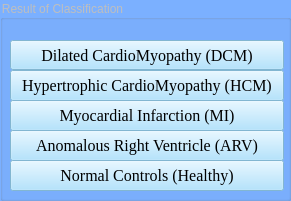
   <widget class="QGroupBox" name="result_box">
    <property name="enabled">
     <bool>false</bool>
    </property>
    <property name="geometry">
     <rect>
      <x>850</x>
      <y>10</y>
      <width>291</width>
      <height>201</height>
     </rect>
    </property>
    <property name="styleSheet">
     <string notr="true">background-color: rgb(123, 176, 255); font: 75 12pt &quot;Times New Roman&quot;; </string>
    </property>
    <property name="title">
     <string>Result of Classification</string>
    </property>
    <widget class="QToolButton" name="class_2">
     <property name="enabled">
      <bool>false</bool>
     </property>
     <property name="geometry">
      <rect>
       <x>10</x>
       <y>70</y>
       <width>274</width>
       <height>31</height>
      </rect>
     </property>
     <property name="font">
      <font>
       <family>Times New Roman</family>
       <pointsize>12</pointsize>
       <weight>9</weight>
       <italic>false</italic>
       <bold>false</bold>
      </font>
     </property>
     <property name="styleSheet">
      <string notr="true">font: 75 12pt &quot;Times New Roman&quot;;
color: rgb(0, 0, 0);
background-color: rgb(158, 221, 255);</string>
     </property>
     <property name="text">
      <string>Hypertrophic CardioMyopathy (HCM)</string>
     </property>
    </widget>
    <widget class="QToolButton" name="class_3">
     <property name="enabled">
      <bool>false</bool>
     </property>
     <property name="geometry">
      <rect>
       <x>10</x>
       <y>100</y>
       <width>274</width>
       <height>31</height>
      </rect>
     </property>
     <property name="font">
      <font>
       <family>Times New Roman</family>
       <pointsize>12</pointsize>
       <weight>9</weight>
       <italic>false</italic>
       <bold>false</bold>
      </font>
     </property>
     <property name="styleSheet">
      <string notr="true">font: 75 12pt &quot;Times New Roman&quot;;
color: rgb(0, 0, 0);
background-color: rgb(158, 221, 255);</string>
     </property>
     <property name="text">
      <string>Myocardial Infarction (MI)</string>
     </property>
    </widget>
    <widget class="QToolButton" name="class_4">
     <property name="enabled">
      <bool>false</bool>
     </property>
     <property name="geometry">
      <rect>
       <x>10</x>
       <y>130</y>
       <width>274</width>
       <height>31</height>
      </rect>
     </property>
     <property name="font">
      <font>
       <family>Times New Roman</family>
       <pointsize>12</pointsize>
       <weight>9</weight>
       <italic>false</italic>
       <bold>false</bold>
      </font>
     </property>
     <property name="styleSheet">
      <string notr="true">font: 75 12pt &quot;Times New Roman&quot;;
color: rgb(0, 0, 0);
background-color: rgb(158, 221, 255);</string>
     </property>
     <property name="text">
      <string>Anomalous Right Ventricle (ARV)</string>
     </property>
    </widget>
    <widget class="QToolButton" name="class_5">
     <property name="enabled">
      <bool>false</bool>
     </property>
     <property name="geometry">
      <rect>
       <x>10</x>
       <y>160</y>
       <width>274</width>
       <height>31</height>
      </rect>
     </property>
     <property name="font">
      <font>
       <family>Times New Roman</family>
       <pointsize>12</pointsize>
       <weight>9</weight>
       <italic>false</italic>
       <bold>false</bold>
      </font>
     </property>
     <property name="styleSheet">
      <string notr="true">font: 75 12pt &quot;Times New Roman&quot;;
color: rgb(0, 0, 0);
background-color: rgb(158, 221, 255);</string>
     </property>
     <property name="text">
      <string>Normal Controls (Healthy)</string>
     </property>
    </widget>
    <widget class="QPushButton" name="class_1">
     <property name="enabled">
      <bool>false</bool>
     </property>
     <property name="geometry">
      <rect>
       <x>10</x>
       <y>40</y>
       <width>274</width>
       <height>30</height>
      </rect>
     </property>
     <property name="font">
      <font>
       <family>Times New Roman</family>
       <pointsize>12</pointsize>
       <weight>9</weight>
       <italic>false</italic>
       <bold>false</bold>
      </font>
     </property>
     <property name="styleSheet">
      <string notr="true">font: 75 12pt &quot;Times New Roman&quot;;
color: rgb(0, 0, 0);
background-color: rgb(158, 221, 255);</string>
     </property>
     <property name="text">
      <string>Dilated CardioMyopathy (DCM)</string>
     </property>
    </widget>
   </widget>
